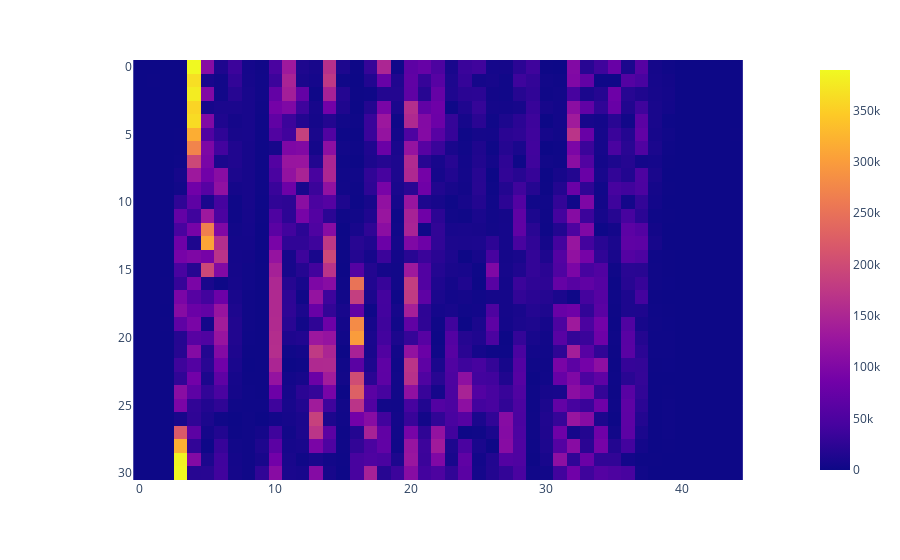

The notebook cell this image was saved under:
### Markdown cell above
### Построить сонограмму по записи своего голоса.

### Code cell
matrix_amp = []
for i in [amplitude_spec[k:k + spectral_resolution] for k in range(len(amplitude_spec) -17)[::spectral_resolution]]:
    matrix_amp.append(i)

import plotly.express as px

fig = px.imshow(np.transpose(matrix_amp))
fig.show()

### Figure 1 — Plotly figure (JSON) as saved in the notebook; plotly's stock layout.template omitted (floating-point values rounded to 4 significant figures; data arrays with more than 128 entries replaced by an {"elided": "..."} marker saying what was removed)
{"data": [{"coloraxis": "coloraxis", "hovertemplate": "x: %{x}<br>y: %{y}<br>color: %{z}<extra></extra>", "name": "0", "type": "heatmap", "xaxis": "x", "yaxis": "y", "z": {"elided": "31x45 float values"}}], "layout": {"coloraxis": {"colorscale": [[0, "#0d0887"], [0.1111, "#46039f"], [0.2222, "#7201a8"], [0.3333, "#9c179e"], [0.4444, "#bd3786"], [0.5556, "#d8576b"], [0.6667, "#ed7953"], [0.7778, "#fb9f3a"], [0.8889, "#fdca26"], [1, "#f0f921"]]}, "margin": {"t": 60}, "xaxis": {"anchor": "y", "constrain": "domain", "domain": [0, 1], "scaleanchor": "y"}, "yaxis": {"anchor": "x", "autorange": "reversed", "constrain": "domain", "domain": [0, 1]}}}
